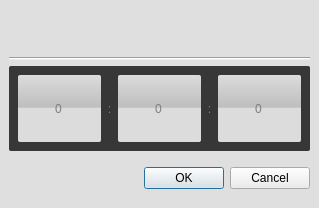
<?xml version="1.0" encoding="UTF-8"?>
<ui version="4.0">
 <class>DateTimeSetDialog</class>
 <widget class="QDialog" name="DateTimeSetDialog">
  <property name="geometry">
   <rect>
    <x>0</x>
    <y>0</y>
    <width>319</width>
    <height>208</height>
   </rect>
  </property>
  <property name="windowTitle">
   <string>Dialog</string>
  </property>
  <property name="styleSheet">
   <string notr="true">background-color: rgb(236, 236, 236);</string>
  </property>
  <layout class="QGridLayout" name="gridLayout_2">
   <property name="leftMargin">
    <number>0</number>
   </property>
   <property name="topMargin">
    <number>0</number>
   </property>
   <property name="rightMargin">
    <number>0</number>
   </property>
   <property name="bottomMargin">
    <number>0</number>
   </property>
   <property name="spacing">
    <number>0</number>
   </property>
   <item row="0" column="0">
    <widget class="QFrame" name="frame">
     <property name="styleSheet">
      <string notr="true">QFrame#frame{
	background-color:rgba(220, 220, 220, 204);
}

QFrame#label{
	background-color:rgba(0, 0, 0, 0);
}

QFrame#line{
	color:black;
}</string>
     </property>
     <layout class="QGridLayout" name="gridLayout" rowstretch="2,1,4,2">
      <property name="leftMargin">
       <number>9</number>
      </property>
      <property name="topMargin">
       <number>9</number>
      </property>
      <property name="rightMargin">
       <number>9</number>
      </property>
      <property name="bottomMargin">
       <number>9</number>
      </property>
      <property name="horizontalSpacing">
       <number>9</number>
      </property>
      <property name="verticalSpacing">
       <number>6</number>
      </property>
      <item row="0" column="0">
       <widget class="QLabel" name="label">
        <property name="font">
         <font>
          <family>Arial</family>
          <pointsize>16</pointsize>
          <weight>75</weight>
          <bold>true</bold>
         </font>
        </property>
        <property name="styleSheet">
         <string notr="true">font: bold 16pt &quot;Arial&quot;;
color: rgb(50, 50, 50);</string>
        </property>
        <property name="text">
         <string/>
        </property>
       </widget>
      </item>
      <item row="3" column="0">
       <widget class="QDialogButtonBox" name="buttonBox">
        <property name="sizePolicy">
         <sizepolicy hsizetype="Preferred" vsizetype="Preferred">
          <horstretch>0</horstretch>
          <verstretch>0</verstretch>
         </sizepolicy>
        </property>
        <property name="minimumSize">
         <size>
          <width>0</width>
          <height>0</height>
         </size>
        </property>
        <property name="font">
         <font>
          <pointsize>14</pointsize>
         </font>
        </property>
        <property name="standardButtons">
         <set>QDialogButtonBox::Cancel|QDialogButtonBox::Ok</set>
        </property>
        <property name="centerButtons">
         <bool>false</bool>
        </property>
       </widget>
      </item>
      <item row="2" column="0">
       <widget class="QWidget" name="widget" native="true">
        <property name="sizePolicy">
         <sizepolicy hsizetype="Ignored" vsizetype="Ignored">
          <horstretch>0</horstretch>
          <verstretch>0</verstretch>
         </sizepolicy>
        </property>
        <property name="styleSheet">
         <string notr="true">QWidget#widget{
	border-radius: 2px;
	background-color: rgb(55, 55, 55);
}

QWidget QLabel{
	color: rgb(125, 125, 125);
	font: bold 24pt &quot;Arial&quot;;
	background-color: rgba(55, 55, 55, 0);
}

QWidget QSpinBox{
   color: rgb(125, 125, 125);
	font: bold 24pt &quot;Arial&quot;;
	background-color: qlineargradient(spread:pad, x1:0.5, y1:0, x2:0.5, y2:0.5, stop:0 rgba(220, 220, 220, 255), stop:0.957143 rgba(190, 190, 190, 255), stop:1 rgba(220, 220, 220, 255));
	selection-background-color: rgba(0, 0, 0, 0);
	selection-color: rgb(125, 125, 125);
	border: 0px solid;
	border-radius: 2px;
}
</string>
        </property>
        <layout class="QGridLayout" name="gridLayout_3" columnstretch="5,1,5,1,5">
         <property name="topMargin">
          <number>9</number>
         </property>
         <property name="horizontalSpacing">
          <number>0</number>
         </property>
         <item row="0" column="1">
          <widget class="QLabel" name="label_2">
           <property name="text">
            <string>:</string>
           </property>
           <property name="alignment">
            <set>Qt::AlignCenter</set>
           </property>
          </widget>
         </item>
         <item row="0" column="2">
          <widget class="QSpinBox" name="spinBox_2">
           <property name="sizePolicy">
            <sizepolicy hsizetype="Preferred" vsizetype="Preferred">
             <horstretch>0</horstretch>
             <verstretch>0</verstretch>
            </sizepolicy>
           </property>
           <property name="alignment">
            <set>Qt::AlignCenter</set>
           </property>
           <property name="buttonSymbols">
            <enum>QAbstractSpinBox::NoButtons</enum>
           </property>
          </widget>
         </item>
         <item row="0" column="0">
          <widget class="QSpinBox" name="spinBox_1">
           <property name="sizePolicy">
            <sizepolicy hsizetype="Preferred" vsizetype="Preferred">
             <horstretch>0</horstretch>
             <verstretch>0</verstretch>
            </sizepolicy>
           </property>
           <property name="alignment">
            <set>Qt::AlignCenter</set>
           </property>
           <property name="buttonSymbols">
            <enum>QAbstractSpinBox::NoButtons</enum>
           </property>
          </widget>
         </item>
         <item row="0" column="3">
          <widget class="QLabel" name="label_3">
           <property name="text">
            <string>:</string>
           </property>
           <property name="alignment">
            <set>Qt::AlignCenter</set>
           </property>
          </widget>
         </item>
         <item row="0" column="4">
          <widget class="QSpinBox" name="spinBox_3">
           <property name="sizePolicy">
            <sizepolicy hsizetype="Preferred" vsizetype="Preferred">
             <horstretch>0</horstretch>
             <verstretch>0</verstretch>
            </sizepolicy>
           </property>
           <property name="alignment">
            <set>Qt::AlignCenter</set>
           </property>
           <property name="buttonSymbols">
            <enum>QAbstractSpinBox::NoButtons</enum>
           </property>
          </widget>
         </item>
        </layout>
       </widget>
      </item>
      <item row="1" column="0">
       <widget class="Line" name="line">
        <property name="frameShadow">
         <enum>QFrame::Sunken</enum>
        </property>
        <property name="orientation">
         <enum>Qt::Horizontal</enum>
        </property>
       </widget>
      </item>
     </layout>
    </widget>
   </item>
  </layout>
 </widget>
 <resources/>
 <connections>
  <connection>
   <sender>buttonBox</sender>
   <signal>rejected()</signal>
   <receiver>DateTimeSetDialog</receiver>
   <slot>reject()</slot>
   <hints>
    <hint type="sourcelabel">
     <x>136</x>
     <y>94</y>
    </hint>
    <hint type="destinationlabel">
     <x>136</x>
     <y>52</y>
    </hint>
   </hints>
  </connection>
  <connection>
   <sender>buttonBox</sender>
   <signal>accepted()</signal>
   <receiver>DateTimeSetDialog</receiver>
   <slot>accept()</slot>
   <hints>
    <hint type="sourcelabel">
     <x>136</x>
     <y>94</y>
    </hint>
    <hint type="destinationlabel">
     <x>136</x>
     <y>52</y>
    </hint>
   </hints>
  </connection>
 </connections>
</ui>
